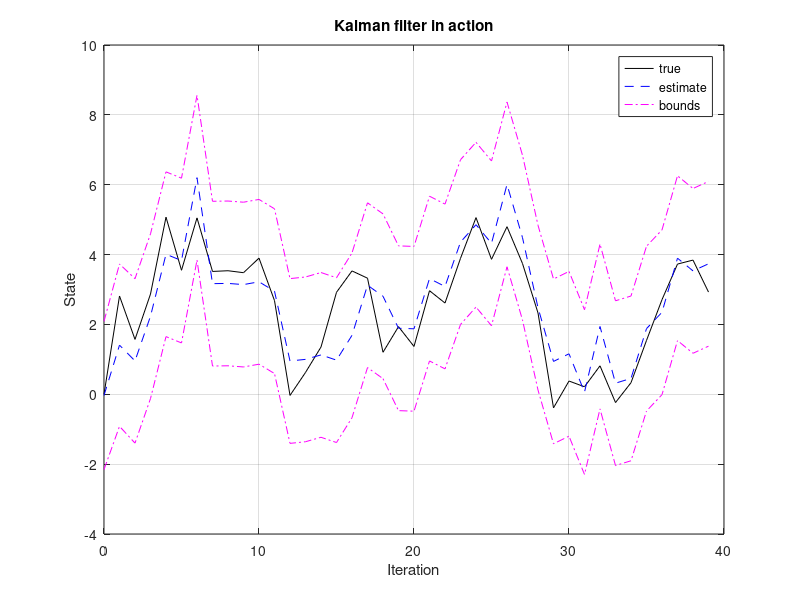
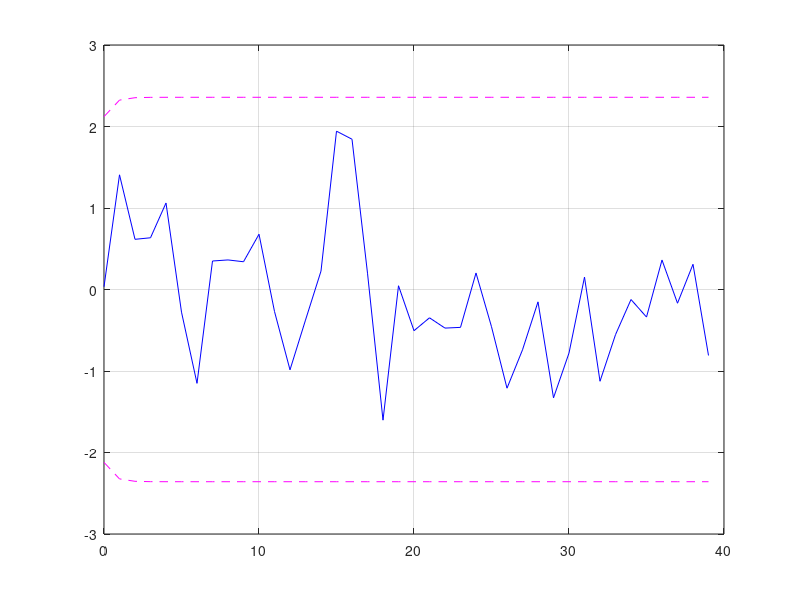

Source code (MATLAB) for these figures, in order: (Note: this script raises an error after producing the figures.)
% ---------------------------------------------------------------------
%               Autonomous & Intelligent Systems Labratory
%                     University of Central Florida
%                            Jaxon Topel
% ---------------------------------------------------------------------
%   Description: Code is an example of a linear kalman filter
%   problem from Colorado Boulder ECE 5550: Applied Kalman filtering
% ---------------------------------------------------------------------


% Initialize simulation variables
SigmaW = 1; SigmaV = 1; % Process and sensor noise covariance

A = 1; B = 1; C = 1; D = 0; % Plant definition matrices

maxIter = 40;

xtrue = 0; xhat = 0; % Initialize true system and KF initial state

SigmaX = 0; % Initialize Kalman filter covariance

u = 0; % Unknown initial driving input: assume zero

% Reserve storage for variables we want to plot/evaluate
xstore = zeros(length(xtrue),maxIter+1); xstore(:,1) = xtrue;
xhatstore = zeros(length(xhat),maxIter);
SigmaXstore = zeros(length(xhat)^2,maxIter);

for k = 1:maxIter,
    % KF Step 1a: State estimate time update
    xhat = A*xhat + B*u; % use prior value of "u"
    
    % KF Step 1b: Error covariance time update
    SigmaX = A*SigmaX*A' + SigmaW;
    
    % [Implied operation of system in background, with
    % input signal u, and output signal z]
    u = 0.5*randn(1) + cos(k/pi); % for example...
    w = chol(SigmaW)'*randn(length(xtrue));
    v = chol(SigmaV)'*randn(length(C*xtrue));
    
    ztrue = C*xtrue + D*u + v; % z is based on present x and u
    xtrue = A*xtrue + B*u + w; % future x is based on present u
    % KF Step 1c: Estimate system output
    zhat = C*xhat + D*u;

    % KF Step 2a: Compute Kalman gain matrix
    L = SigmaX*C'/(C*SigmaX*C' + SigmaV);
    % KF Step 2b: State estimate measurement update
    xhat = xhat + L*(ztrue - zhat);
    % KF Step 2c: Error covariance measurement update
    SigmaX = SigmaX - L*C*SigmaX;
    % [Store information for evaluation/plotting purposes]
    xstore(:,k+1) = xtrue; xhatstore(:,k) = xhat;
    SigmaXstore(:,k) = SigmaX(:);
end

figure(1); clf;
plot(0:maxIter-1,xstore(1:maxIter)','k-',0:maxIter-1,xhatstore','b--', ...
0:maxIter-1,xhatstore'+3*sqrt(SigmaXstore'),'m-.',...
0:maxIter-1,xhatstore'-3*sqrt(SigmaXstore'),'m-.'); grid;
legend('true','estimate','bounds');
title('Kalman filter in action'); xlabel('Iteration'); ylabel('State');
figure(2); clf;
plot(0:maxIter-1,xstore(1:maxIter)'-xhatstore','b-',...
0:maxIter-1,3*sqrt(SigmaXstore'),'m--',...
0:maxIter-1,-3*sqrt(SigmaXstore'),'m--'); grid;
legend('Error','bounds',0);
title('Error w/ bounds'); xlabel('Iteration'); ylabel('Estimation Error');
